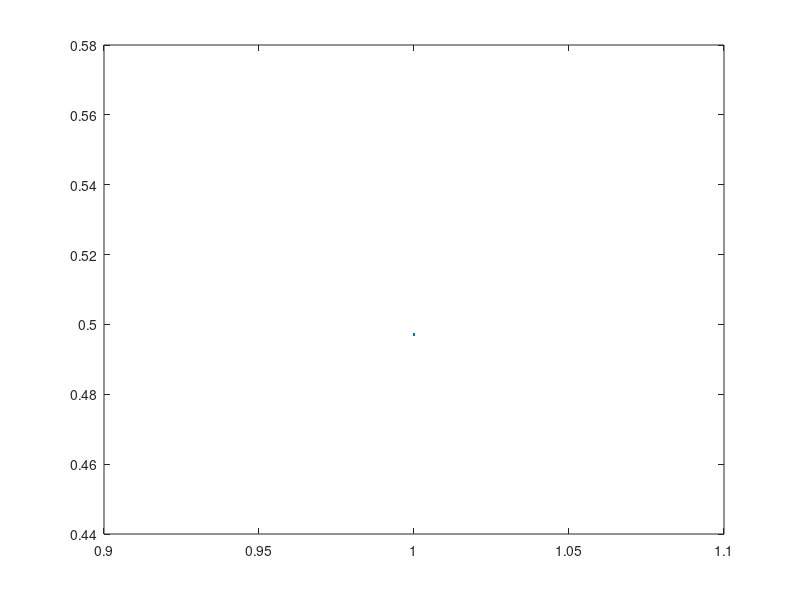

MATLAB code for this plot:
%   predefine kewords in matlab

disp('hello world')

x = pi;

x1 = 3.1416
a = exp(x)
plot(a)


b = log(x)   % base e
plot(b)


c = log10(x)   % base 10
plot(c)
